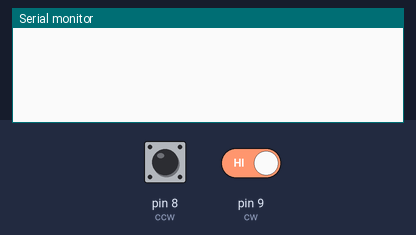
This sketch was run on a simulated Arduino Uno, built with avr-gcc and run on an emulated ATmega328P. Parts: the last lines printed to the serial monitor. Inputs (shaded band) come from the test bench; at power-on: pin 8 (ccw) HIGH, pin 9 (cw) HIGH.

Above: at 1.2 s.
1.3 s: pin 8 (ccw) pulled LOW for 0.15 s
At 2.5 s:
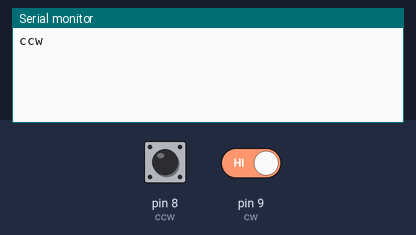
2.9 s: pin 8 (ccw) driven LOW and pin 9 (cw) driven LOW
At 8.2 s:
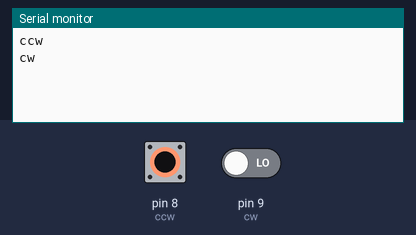

The sketch:

Grabber.ino
```cpp
int cw = 9, ccw = 8, i1 = 2, i2 = 3;
void setup() {
  Serial.begin(9600);
  //8=27/1,9=14/0
  pinMode(cw, INPUT_PULLUP);
  pinMode(ccw, INPUT_PULLUP);
  digitalWrite(i1, LOW);
  digitalWrite(i2, LOW);
}

void loop() {
  if(digitalRead(cw) == LOW){
    digitalWrite(i1, LOW);
    digitalWrite(i2, HIGH);
    Serial.println("cw");
    delay(6000);
  }else if(digitalRead(ccw) == LOW){
    digitalWrite(i2, LOW);
    digitalWrite(i1, HIGH);
    Serial.println("ccw");
    delay(6000);
  }
  digitalWrite(i1, LOW);
  digitalWrite(i2, LOW);
}
```

Measured:
- after the input at 1.3 s, the serial monitor: prints a new line at once (image 1)
- after the input at 2.9 s, the serial monitor: prints a new line after 4.4 s (image 2)
